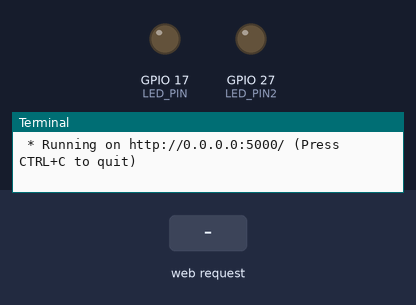
Simulated run of this program. Board: Raspberry Pi (BCM pin numbers). Parts: output pins drawn as LEDs (lit = HIGH), the last lines printed to the terminal. The test bench sets the inputs (shaded band). The clock reads 2024-03-15 10:24:30 at power-on unless the program sets it.

Above: at 1.2 s.
1.3 s: HTTP request for /led/red/on received
At 2.5 s:
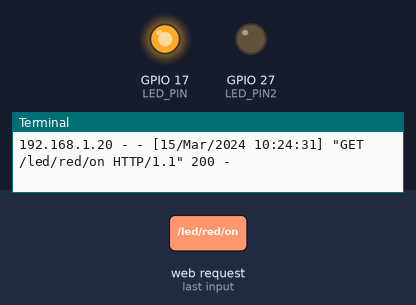
2.8 s: HTTP request for /led/blue/on received
At 3.8 s:
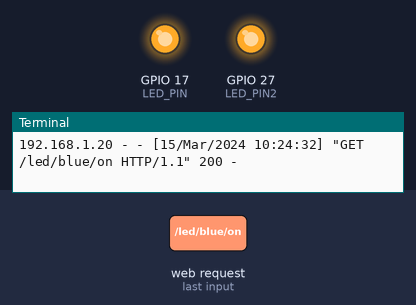
4.3 s: HTTP request for /led/red/off received
At 4.9 s:
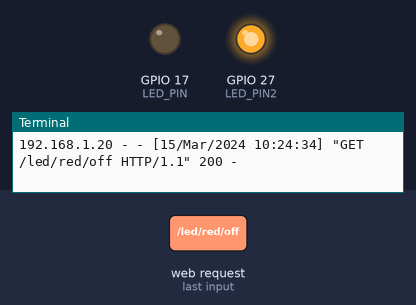
Timing chart, 0 to 7.3 s (numbered marks = the images above; inputs shaded):
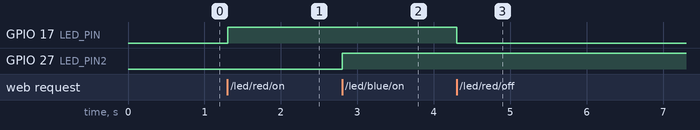

Measured:
- after the input at 1.3 s, GPIO 17 (LED_PIN): LOW → HIGH at once
- after the input at 2.8 s, GPIO 27 (LED_PIN2): LOW → HIGH at once
- after the input at 4.3 s, GPIO 17 (LED_PIN): HIGH → LOW at once

The program:

flask_led_task2.py
```python
from flask import Flask, render_template
import RPi.GPIO as GPIO

LED_PIN = 17
LED_PIN2 = 27
GPIO.setmode(GPIO.BCM)
GPIO.setup(LED_PIN, GPIO.OUT)
GPIO.setup(LED_PIN2, GPIO.OUT)
app = Flask(__name__) #__name__은 파일명

#라우팅(함수로 연결해주는 것?)을 위한 뷰 함수

#p 태그는 문단
@app.route("/")
def hello():
    return render_template("led2.html")

@app.route("/led/<color>/<op>")
def led_op(color ,op):
    if color == "red":
        if op == "on":
            GPIO.output(LED_PIN, GPIO.HIGH)
            return "RED LED ON"
        elif op == "off":
            GPIO.output(LED_PIN, GPIO.LOW)
            return "RED LED OFF"
    elif color == "blue":
        if op == "on":
            GPIO.output(LED_PIN2, GPIO.HIGH)
            return "BLUE LED ON"
        elif op == "off":
            GPIO.output(LED_PIN2, GPIO.LOW)
            return "BLUE LED OFF"
    else:
        return "URL Error"


if __name__ == "__main__": #파이썬에서 main 파일은 컴퓨터에서 직접 실행/다른 데서 날 부르기?
    try:
        app.run(host = '0.0.0.0') #또는 로컬
    finally:
        GPIO.cleanup()
#라즈베리파이 말고 노트북에서 실행할거면 라즈베리파이 주소 쓰고 : 쓴 다음에 5000 쓰면 끝
```
